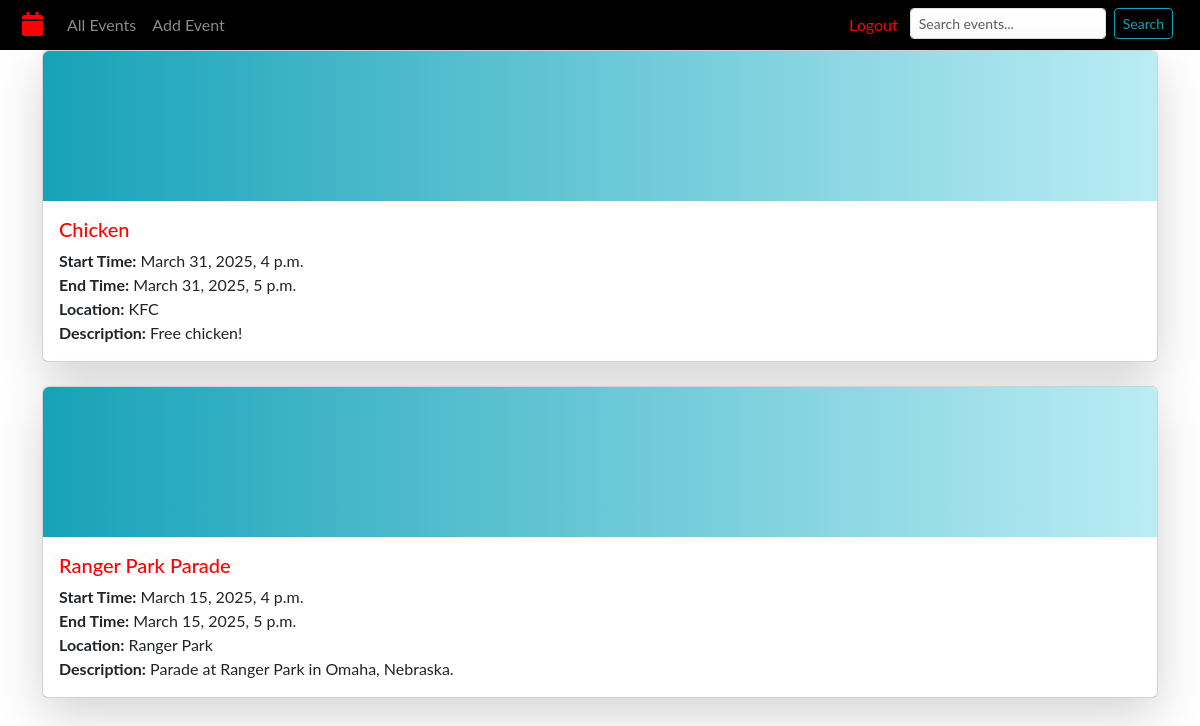
The app's page /all/ (signed in) with its own data.
### eventcalendar/models.py (models this page shows, shortened)
class Event(models.Model):
    user = models.ForeignKey(User, on_delete = models.CASCADE, null = True, blank = True, related_name = 'events') # ForeignKey to User model to link events to their respective users
    name = models.CharField('Event Name', max_length = 100)
    start_time = models.DateTimeField('Start Time', help_text = 'Start time of the event. Format: MM/DD/YYYY HH:MM:SS')
    end_time = models.DateTimeField('End Time', help_text = 'End time of the event. Format: MM/DD/YYYY HH:MM:SS')
    location = models.CharField('Location', help_text = 'Location of the event.', max_length = 100, blank = True)
    description = models.TextField('Description', blank = True)
    class Meta():
        verbose_name = 'Event Scheduling'
        verbose_name_plural = 'Event Scheduling'

### eventcalendar/views.py (the view)
# urls.py: path('all/', views.EventListView.as_view(), name = 'event_list'), # Event List
class EventListView(LoginRequiredMixin, ListView):
    model = Event
    template_name = 'eventcalendar/event_list.html'
    context_object_name = 'events'
    def get_queryset(self):
        query = self.request.GET.get('q', '')  # Get search query from URL
        queryset = Event.objects.filter(user = self.request.user)
        if query:
            queryset = queryset.filter(name__icontains = query)  # Case-insensitive search
        return queryset
    def get_context_data(self, **kwargs):
        context = super().get_context_data(**kwargs)
        context['query'] = self.request.GET.get('q', '')  # Pass query to the template
        return context

### eventcalendar/templates/eventcalendar/event_list.html (shortened to what this page needs)
{% extends 'eventcalendar/base.html' %}
{% load static %}
{% block content %}
<div class="container">
  <div class="row justify-content-center">
    {% for event in events %}
    <div class="col-md-15">
      <div class="card mb-4 shadow-lg rounded">
        <div class="text-white text-center rounded-top"
          style="background: linear-gradient(to right, #17a2b8,rgb(186, 236, 244)); height: 150px; display: flex; align-items: center; justify-content: center;">
        </div>
        <div class="card-body">
          <h5 class="card-title">
            <a href="{% url 'event_edit' event.id %}" style="text-decoration: none; color:rgb(255, 0, 0);">
                {{ event.name }}
            </a>
          </h5>
          <p class="card-text">
            <strong>Start Time:</strong> {{ event.start_time }}<br>
            <strong>End Time:</strong> {{ event.end_time }}<br>
            <strong>Location:</strong> {{ event.location }}<br>
            <strong>Description:</strong> {{ event.description }}<br>
          </p>
        </div>
      </div>
    </div>
    {% endfor %}
  </div>
</div>
{% endblock %}

### eventcalendar/templates/eventcalendar/base.html (shortened to what this page needs)
{% load static %}
<!doctype html>
<html lang="en">
<head>
  <link rel="stylesheet" href="https://cdn.jsdelivr.net/npm/bootstrap@5.3.0-alpha1/dist/css/bootstrap.min.css">
  <link rel="stylesheet" href="https://use.fontawesome.com/releases/v5.0.10/css/all.css">
  <link rel="stylesheet" type="text/css" href="{% static 'eventcalendar/css/calendar.css' %}">
</head>
<body>
  {% include 'eventcalendar/navbar.html' %}
  {% block content %}
  {% endblock %}
</body>
</html>

### eventcalendar/templates/eventcalendar/navbar.html (shortened to what this page needs)
<nav class="navbar navbar-expand-lg navbar-dark" style="background-color: #000000; padding: 5px 10px;">
  <div class="container-fluid">
      <a class="navbar-brand" href="{% url 'calendar' %}" style="padding-top: 5px; padding-bottom: 5px;"><i class="fa fa-calendar" style="font-size:24px; color:red"></i></a>
      <div class="collapse navbar-collapse" id="navbarSupportedContent">
          <ul class="navbar-nav me-auto mb-0">
              <li class="nav-item">
                  <a class="nav-link" href="{% url 'event_list' %}" style="padding-top: 5px; padding-bottom: 5px;">All Events</a>
              </li>
              <li class="nav-item">
                  <a class="nav-link" href="{% url 'event_new' %}" style="padding-top: 5px; padding-bottom: 5px;">Add Event</a>
              </li>
          </ul>
          <ul class="navbar-nav ms-auto mb-0">
              <li class="nav-item">
                  {% if request.user.is_authenticated %}
                      <a class="nav-link" href="{% url 'logout' %}" style="padding-top: 5px; padding-bottom: 5px; color:rgb(255, 0, 0);">Logout&nbsp;</a>
                  {% else %}
                      <a class="nav-link text-white me-2" href="{% url 'login' %}" style="padding-top: 5px; padding-bottom: 5px; color:rgb(255, 0, 0);">Login</a>
                  {% endif %}
              </li>
              <li class="nav-item">
                    <form class="d-flex" method="GET" action="{% url 'event_list' %}">
                        <input class="form-control form-control-sm me-2" type="search" name="q" placeholder="Search events..." aria-label="Search">
                        <button class="btn btn-outline-info btn-sm" type="submit" style="border-color: #17a2b8; color: #17a2b8;">Search</button>
                    </form>
              </li>
          </ul>
      </div>
  </div>
</nav>

### eventcalendar/static/eventcalendar/css/calendar.css (style rules this page uses)
body { font-family: "ptsans", "Lato", "Helvetica Neue", Helvetica, Arial, sans-serif; background-color: #ffffff; color: black; }
ul { height: 100%; padding: 0px 5px 0px 20px; }
a { color: #ff0000; }

### records on screen
Event: name "Chicken", start_time "March 31, 2025, 4 p.m.", end_time "March 31, 2025, 5 p.m.", location "KFC", description "Free chicken!"
Event: name "Ranger Park Parade", start_time "March 15, 2025, 4 p.m.", end_time "March 15, 2025, 5 p.m.", location "Ranger Park", description "Parade at Ranger Park in Omaha, Nebraska."
